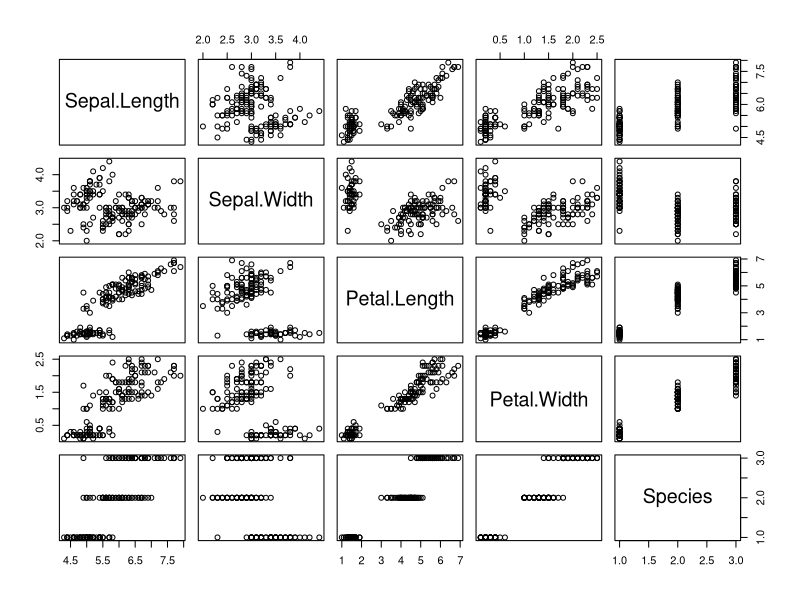
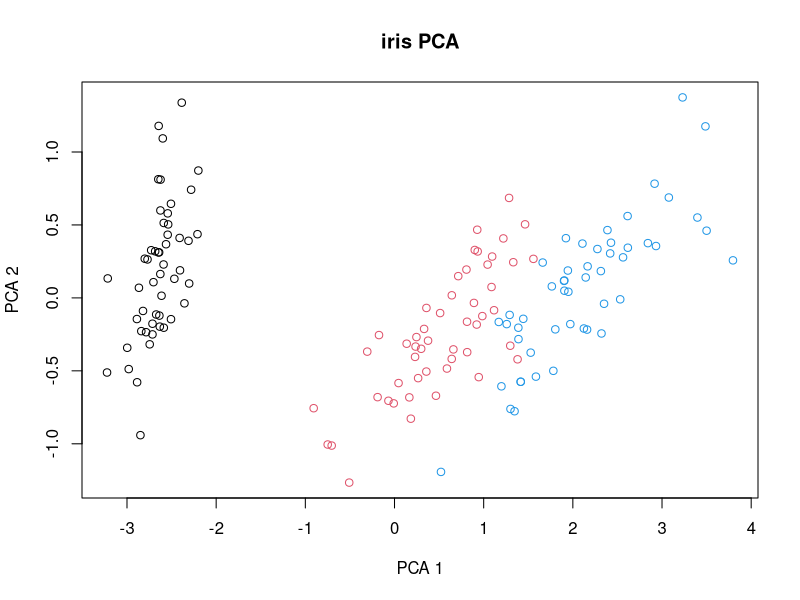

Source code (R) for these figures, in order:
## 

X <- model.matrix(~group,PlantGrowth) ## model matrix (note: response not needed!)
qrx <- qr(X)              ## get QR decomposition of model matrix
y <- PlantGrowth$weight   ## response
p <- ncol(X)              ## number of parameters
Qty <- qr.qty(qrx,y)[1:p] ## get Q^T y
beta <- backsolve(qr.R(qrx),Qty) ## R^{-1} Q^T y
beta
coef(lm(weight~group,PlantGrowth))

## PCA

pairs(iris)

X <- sweep(as.matrix(iris[,1:4]),2,colMeans(iris[,1:4])) ## col centred data matrix
ec <- eigen(t(X)%*%X/(nrow(X)-1))    ## eigen decompose the covariance matrix
U <- ec$vectors;lambda <- ec$values  ## exract eigenvectors and values
Z <- X %*% U;                        ## the principle co-ordinated 
plot(Z[,1],Z[,2],col=c(1,2,4)[as.numeric(iris$Species)],main="iris PCA",
     xlab="PCA 1",ylab="PCA 2")      ## plot first two components  

apply(Z,2,var);lambda ## compare Z column variances to lambda
sum(lambda[1:2])/sum(lambda) ## proportion variance explained by components 1 and 2
